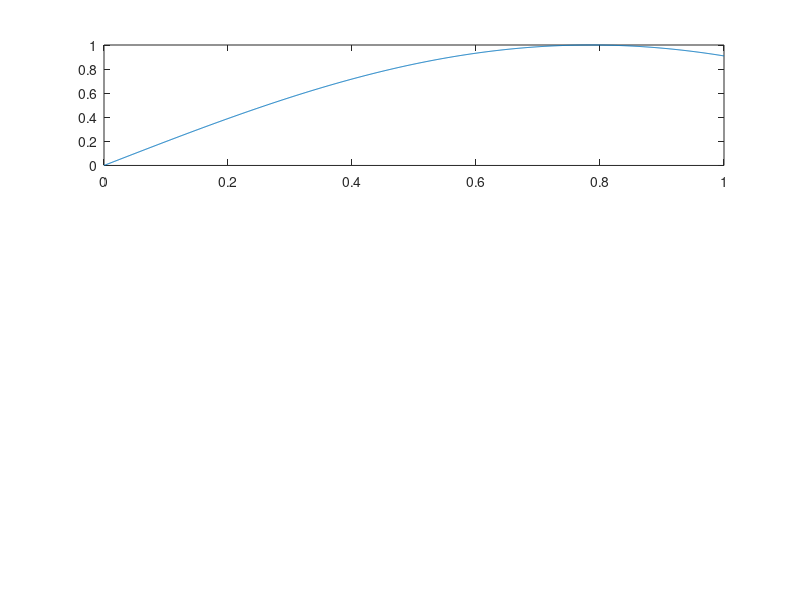

Source code (MATLAB): (Note: this script raises an error after producing the figure.)
% Generate a time vector
time_vector = (0:0.001:1);

% Generate a wave signal
frequency = 2;
amplitude = 1;
signal_sin = amplitude * sin(frequency*time_vector);

% Generate a square wave signal
swsignal = 50;
signal_square = square(frequency*time_vector,swsignal) ;

% Generate a noisy signal
noise_amplitude = 0.5;
noise = noise_amplitude*rand(size(time_vector));
signal_noise = signal_sin + noise;

% Plot sine wave
subplot(3,1,1)
plot(time_vector, signal_sin);
title();
xlabel();
ylabel();

% Plot sine wave
subplot(3,1,2)
plot(time_vector, signal_square);
title();
xlabel();
ylabel();

% Plot sine wave
subplot(3,1,3)
plot(time_vector, signal_noise);
title();
xlabel();
ylabel();
